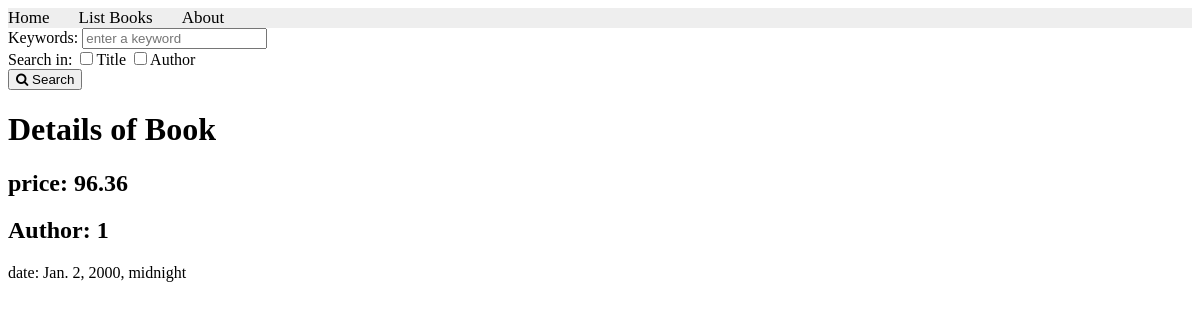
Screenshot of /books/lab10one/1/ with the database file from the repository.
### apps/bookmodule/models.py (models this page shows, shortened)
class Book(models.Model):
    price = models.DecimalField(max_digits=10, decimal_places=2)
    rating = models.SmallIntegerField(default=1)
    pubdate = models.DateTimeField(default=timezone.now)
    authors = models.ManyToManyField(Author)
    publisher = models.ForeignKey(Publisher, null=True, on_delete=models.SET_NULL)
    cimage=models.FileField(upload_to="documents/",null=True,blank=True)

### apps/bookmodule/views.py (the view)
# urls.py: path('lab10one/<int:bid>/', views.oneBook, name='lab10one'),
def oneBook(request,bid):
    a=Book.objects.get(id=bid)
    return render(request, 'bookmodule/lab10one.html', {'book': a})

### apps/templates/bookmodule/lab10one.html (shortened to what this page needs)
{% extends "bookmodule/layouts/base.html" %}
{% load static %}
{% block content %}
    <h1>Details of Book</h1>
    <h2>price: {{ book.price }}</h2>
    <h2>Author: {{ book.rating }}</h2>
    <p>date: {{ book.pubdate }}</p>
{% endblock content %}

### rows the page displays
Book: price "96.36", rating "1", pubdate "Jan. 2, 2000, midnight"
